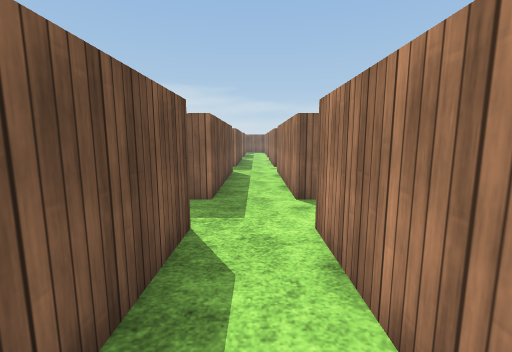
[1] (above)

24 first-person views from a walk through a 3-D level made in the Unity game engine. The camera is 1.4 m above the floor, tilts 8° down and sees 90° across. The floor is counted in squares, 1 m on a side. Each view is taken from the middle of a square. On the plan, view 1 faces up. The plan holds only what a view shows up to about 13 squares ahead; the rest is blank. The place goes on beyond the plan. Flat ground stands in for the terrain. The player is left out. Some animated figures are left out. Surface patterns are stand-ins for the level's own textures.

[2]
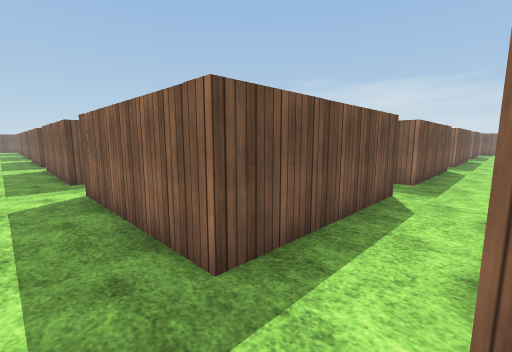

[3]
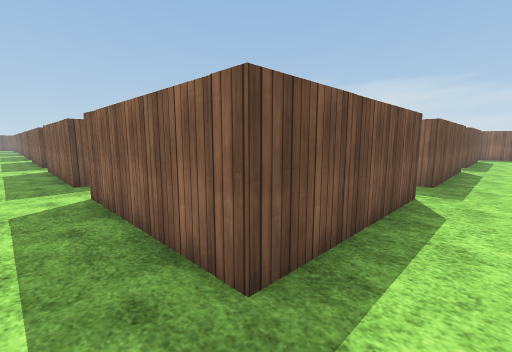

[4]
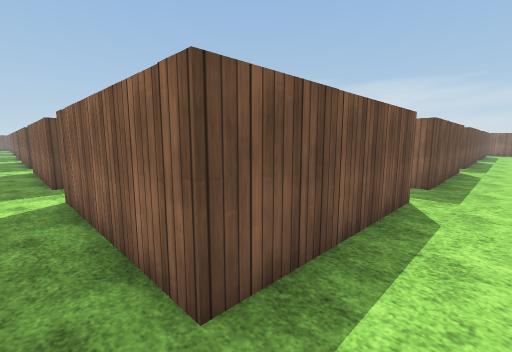

[5]
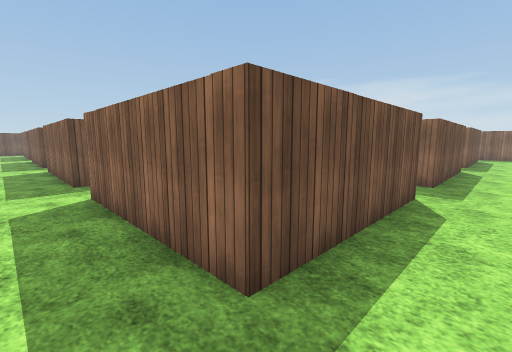

[6]
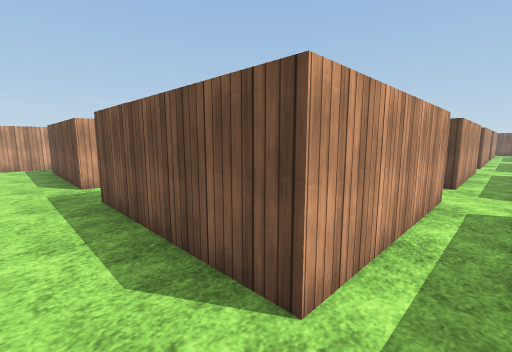

[7]
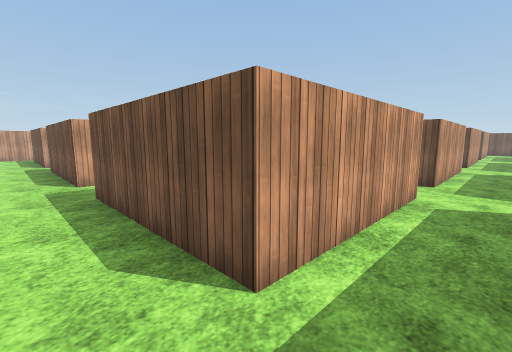

[8]
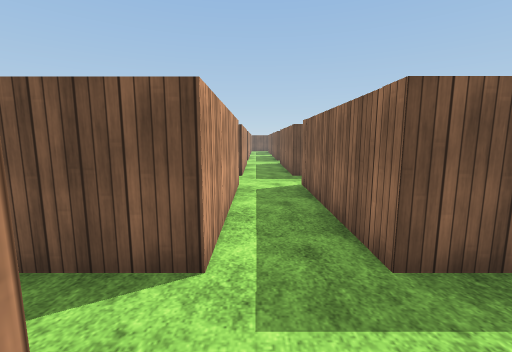

[9]
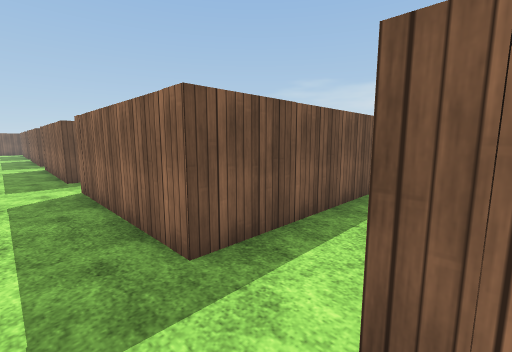

[10]
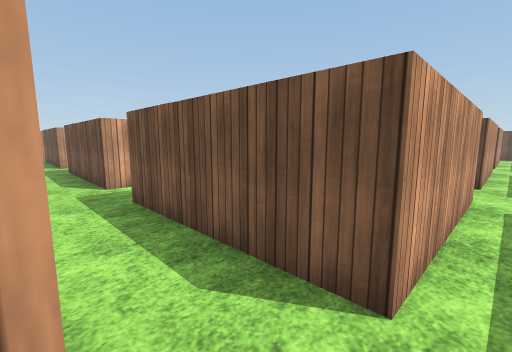

[11]
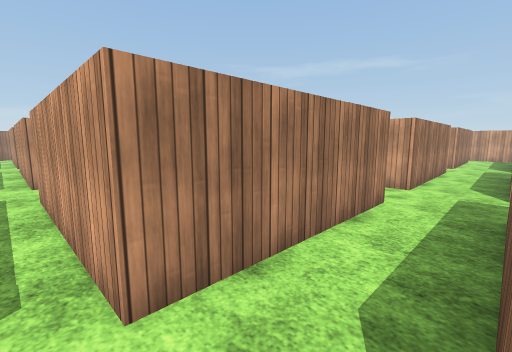

[12]
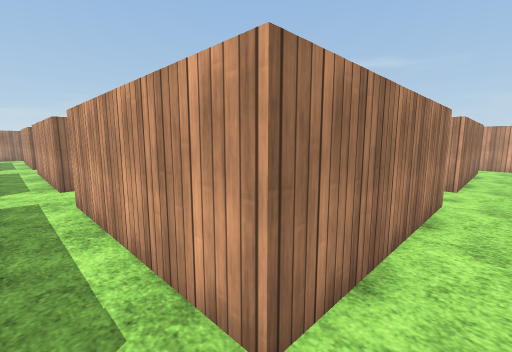

[13]
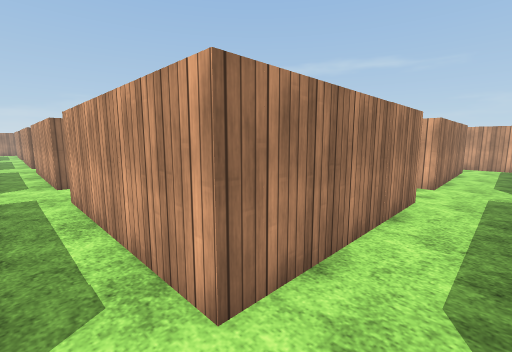

[14]
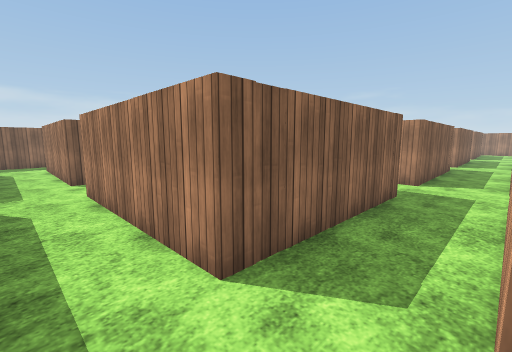

[15]
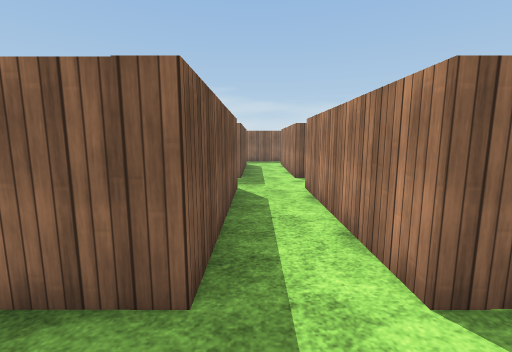

[16]
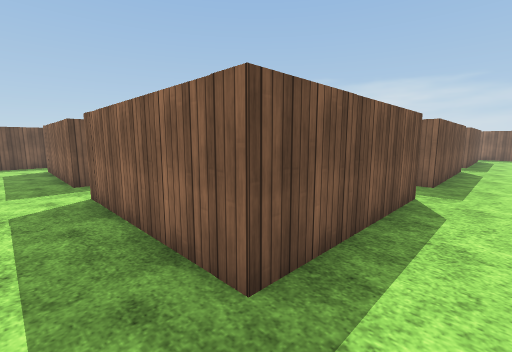

[17]
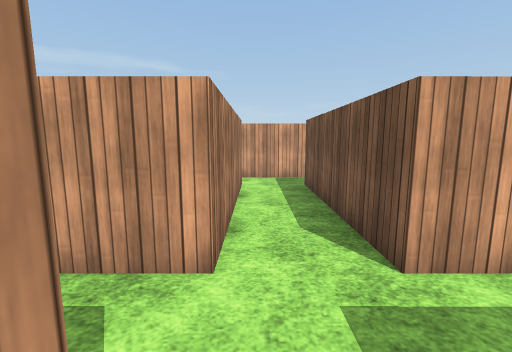

[18]
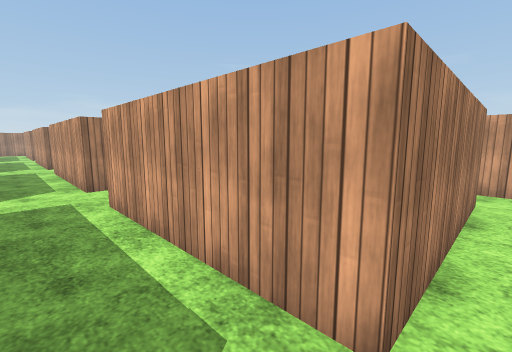

[19]
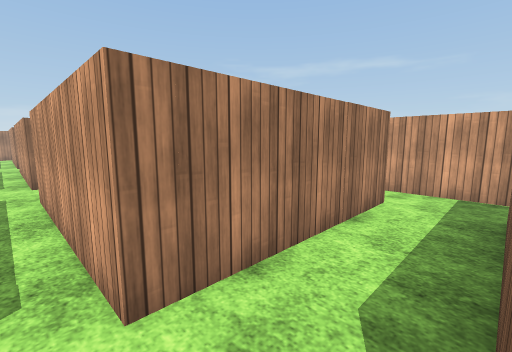

[20]
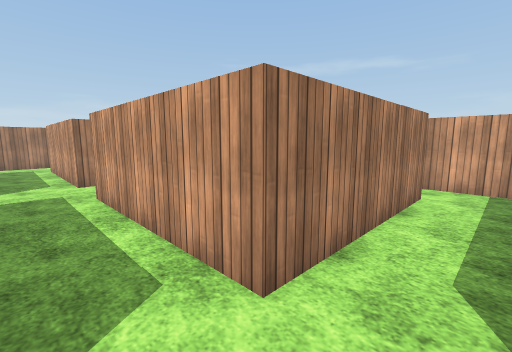

[21]
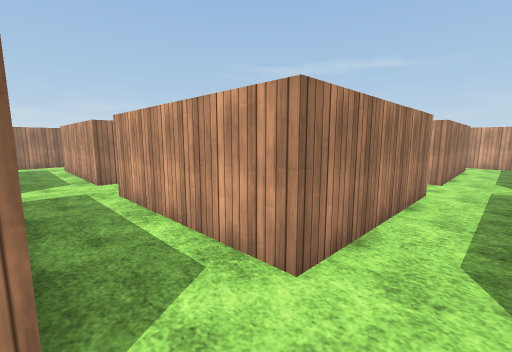

[22]
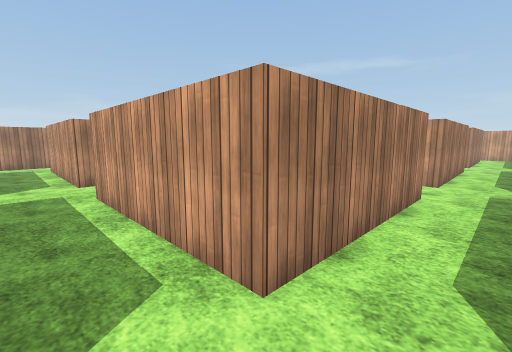

[23]
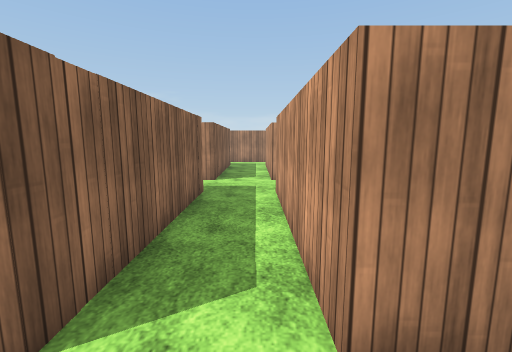

[24]
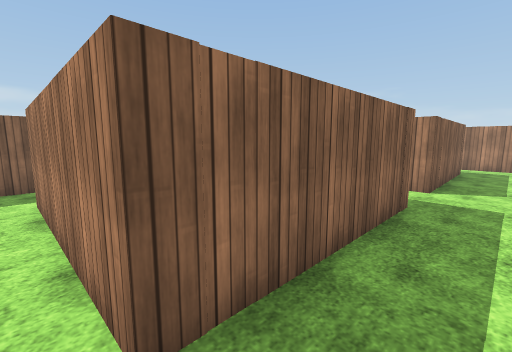

### Floor plan
Points are (right, up) in squares from view 1. A wall is a line through its corners. A room is listed if a view was taken in it or the views show most of it. See-through windows are left out.
Room 1 (views 1, 2, 3, 4, 5, 6, 7, 8, 9, 10, 11, 13, 14, 15, 16, 17, 18, 19, 20, 21, 22, 23, 24)
walls: (-8.5, 4) (-8.5, -1.5) (-14.1, -1.5) (-14.1, 4) (-8.5, 4); (-6.6, 5.9) (-6.6, 11.5) (-1, 11.5); (-16.1, 4) (-16.1, -1.5) (-21.6, -1.5) (-21.6, 4); (-1, 4) (-1, -1.5) (-6.6, -1.5) (-6.6, 4); (-14.1, 11.5) (-8.5, 11.5) (-8.5, 6) (-14.1, 6); (-14.1, -3.5) (-8.5, -3.5) (-8.5, -9) (-9.5, -9); (1.5, 6) (1, 6); (1, 0.7) (1, 4) (6.5, 4) (6.5, -1.5) (0.9, -1.5); (-16.1, 13.9) (-16.1, 13.5) (-21.6, 13.5) (-21.6, 18.5); (-1, 13.5) (-6.6, 13.5) (-6.6, 18.5); (1, 11.5) (6.5, 11.5) (6.5, 6) (6, 6); (-21.6, 6) (-21.6, 11.5) (-16.1, 11.5); (1, -3.5) (6.5, -3.5) (6.5, -9) (0.9, -9); (-8.5, 18.5) (-8.5, 13.5) (-14.1, 13.5); (-6.6, -9) (-6.6, -3.5) (-1, -3.5); (-24.4, 4) (-23.5, 4) (-23.5, -1.5) (-29.1, -1.5); (-8.8, -10.5) (-6.2, -10.5); (-14.4, -10.5) (-13.5, -10.5); (8.4, 3.7) (8.4, 5.5); (6.5, 13.5) (1, 13.5) (1, 14); (-24.8, -3.5) (-23.5, -3.5) (-23.5, -9.1); (-23.5, 16.1) (-23.5, 13.4); (8.4, 11.1) (8.4, 13.7); (-21.6, -9.1) (-21.6, -3.5) (-16.1, -3.5); (8.4, -3.9) (8.4, -2); (-29.1, 11.5) (-23.5, 11.5) (-23.5, 6) (-25.1, 6); (-23.9, -10.5) (-21.4, -10.5)
ways out: opening at (-22, 5) to room 2; opening at (-15, 12) to room 2; opening at (-14.5, 4.5) to room 2; opening at (-7, 5) to room 3; opening at (0, 12) to room 3; opening at (0.5, 4.5) to room 3; opening at (-15, -10); opening at (-15, -4); opening at (-6, -10); opening at (0, -10); opening at (0, -4)
Room 2 (view 12)
walls: (-14.1, 6) (-14.1, 11.5); (-16.1, 11.5) (-16.1, 6) (-21.6, 6); (-21.6, 4) (-16.1, 4)
ways out: opening at (-22, 5) to room 1; opening at (-15, 12) to room 1; opening at (-14.5, 4.5) to room 1
Room 3 (no view inside)
walls: (1, 6) (1, 11.5); (-6.6, 4) (-1, 4); (-1, 11.5) (-1, 6) (-1.8, 6)
ways out: opening at (-7, 5) to room 1; opening at (0, 12) to room 1; opening at (0.5, 4.5) to room 1

Where each view was taken, in squares from view 1:
view 1: 0 up, 0 right, facing up
view 2: 3 down, 1 right, facing up-left
view 3: 3 down, 8 right, facing up-left
view 4: 10 down, 8 right, facing up-left
view 5: 3 down, 7 left, facing up-left
view 6: 5 up, 7 left, facing down-left
view 7: 13 up, 7 left, facing down-left
view 8: 12 up, 6 left, facing left
view 9: 12 up, 6 left, facing up-left
view 10: 12 up, 14 left, facing down-left
view 11: 12 up, 16 left, facing down-right
view 12: 5 up, 15 left, facing down-right
view 13: 5 up, 23 left, facing down-right
view 14: 4 up, 23 left, facing up-right
view 15: 4 up, 23 left, facing up
view 16: 3 down, 22 left, facing up-left
view 17: 1 down, 22 left, facing down
view 18: 2 down, 22 left, facing down-right
view 19: 3 down, 16 left, facing down-right
view 20: 2 down, 8 left, facing down-right
view 21: 6 up, 8 left, facing down-right
view 22: 13 up, 8 left, facing down-right
view 23: 12 up, 8 left, facing right
view 24: 12 up, 7 left, facing up-right
